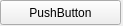
<?xml version="1.0" encoding="UTF-8"?>
<ui version="4.0">
 <class>Form</class>
 <widget class="QWidget" name="Form">
  <property name="geometry">
   <rect>
    <x>0</x>
    <y>0</y>
    <width>123</width>
    <height>26</height>
   </rect>
  </property>
  <property name="windowTitle">
   <string>Form</string>
  </property>
  <widget class="QPushButton" name="pushButton">
   <property name="geometry">
    <rect>
     <x>0</x>
     <y>0</y>
     <width>121</width>
     <height>25</height>
    </rect>
   </property>
   <property name="text">
    <string>PushButton</string>
   </property>
  </widget>
 </widget>
 <resources/>
 <connections/>
</ui>
